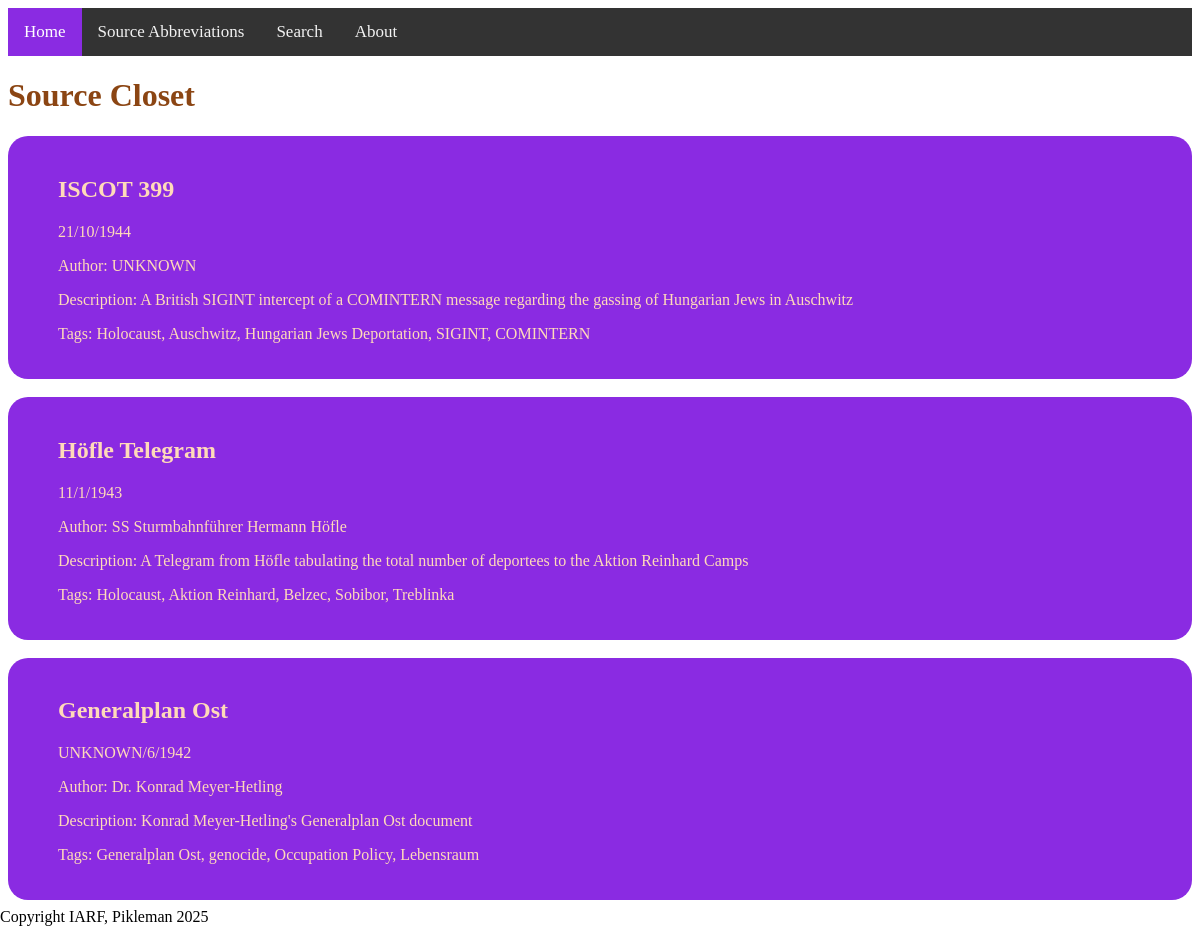
Before: / with the older database file.
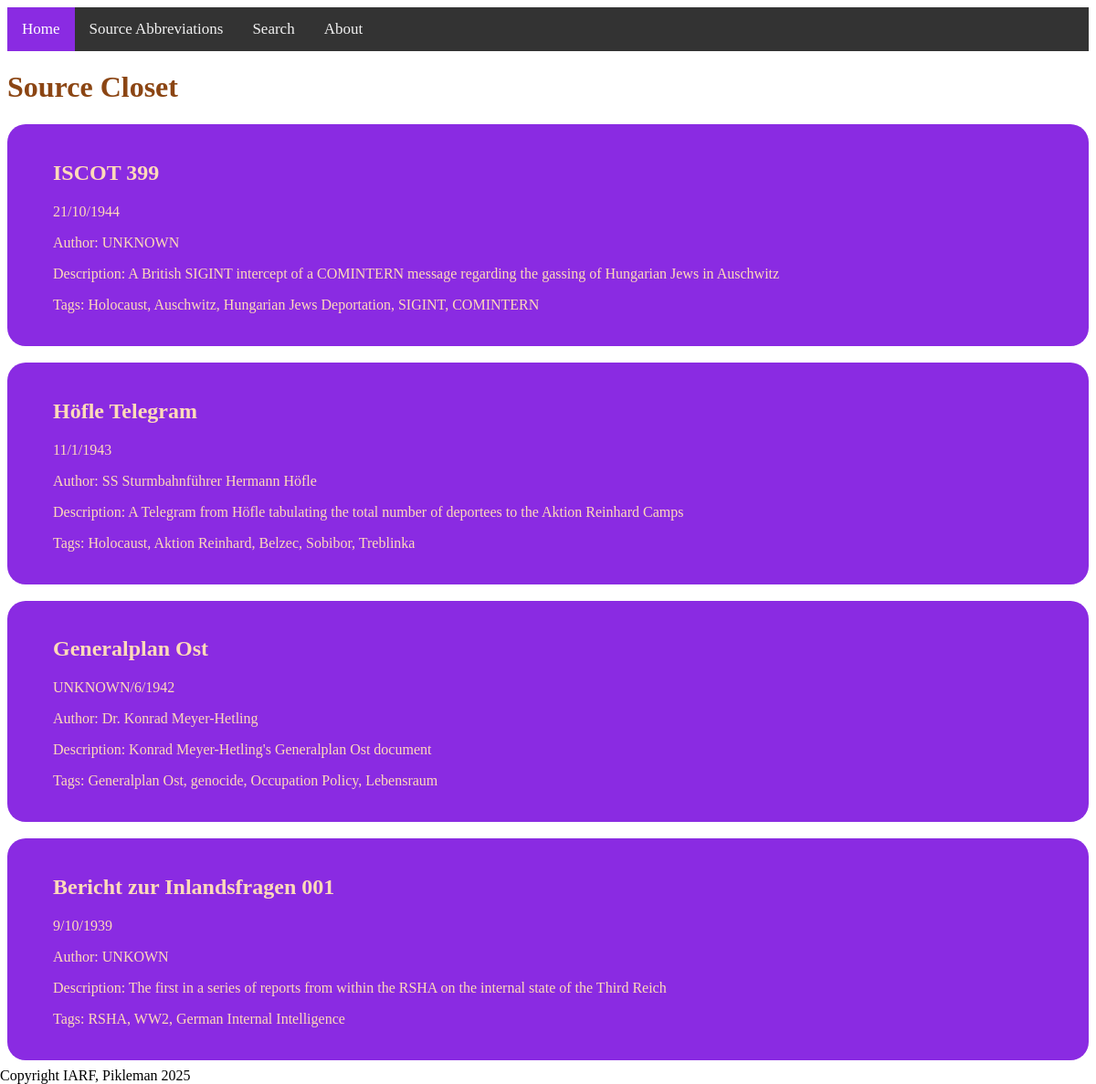
After: the same page with the newer database file.
### tables this page shows
CREATE TABLE "SOURCES" (
	"Title"	TEXT,
	"Month"	INTEGER,
	"Date"	INTEGER,
	"Year"	INTEGER,
	"Author"	TEXT,
	"Country"	TEXT,
	"Topic"	TEXT,
	"Description"	TEXT,
	"Source"	TEXT,
	"Protected"	INTEGER,
	"Path"	TEXT
, "ID"	INTEGER, "Scaled"	INTEGER, "Link"	TEXT);

### app.py (the view)
@app.route('/')
def index():  # put application's code here
    db = sqlite3.connect('sources.db')
    sources = []
    for source in db.execute('SELECT * FROM sources'):
        sources.append(source)
    db.close()
    return render_template("index.html", sources=sources)

### templates/index.html (shortened to what this page needs)
<!DOCTYPE html>
<html lang="en">
<head>
    <link rel="stylesheet" href="{{ url_for('static', filename='styles/styles.css') }}">
</head>
<body>
<div class="topnav">
  <a class="active" href="{{url_for('index')}}">Home</a>
  <a href="{{url_for('sources_abbr')}}">Source Abbreviations</a>
  <a href="{{ url_for('index') }}">Search</a>
  <a href="{{ url_for('about') }}">About</a>
</div>
<h1 id="title">Source Closet</h1>
{% for src in sources[:6] %}
<a href="{{ url_for("source", id=src[11]) }}" class="src_link">
    <div class="source">
        <h2 class="src_heading">{{ src[0] }}</h2>
        <p>{{ src[2] }}/{{ src[1] }}/{{ src[3] }}</p>
        <p>Author: {{ src[4] }}</p>
        <p>Description: {{ src[7] }}</p>
        <p>Tags: {{ ', '.join(src[6].split('/')) }}</p>
    </div>
</a>
<br>
{% endfor %}
<footer>
    Copyright IARF, Pikleman 2025
</footer>
</body>
</html>

### static/styles/styles.css (style rules this page uses)
.source { border-radius: 20px; background-color: blueviolet; padding-left: 50px; padding-right: 50px; padding-top: 20px; padding-bottom: 20px; }
#title { color: saddlebrown; font-family: Copperplate; }
footer { position: fixed; bottom: 0; left: 0; right: 0; }
.src_link { text-decoration: none; color: peachpuff; font-family: Copperplate; }
.topnav { background-color: #333; overflow: hidden; }
.topnav a { float: left; color: #f2f2f2; text-align: center; padding: 14px 16px; text-decoration: none; font-size: 17px; }
.topnav a.active { background-color: blueviolet; color: white; }

Changed rows visible on the page:
added SOURCES: Title "Bericht zur Inlandsfragen 001", Date "9", Month "10", Year "1939", Author "UNKOWN", Description "The first in a series of reports from within the RSHA on the internal state of the Third Reich", Topic "RSHA, WW2, German Internal Intelligence"
